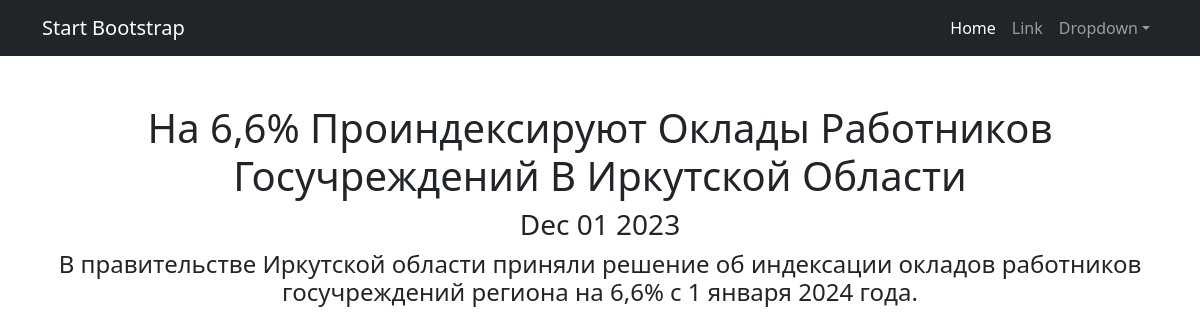
Screenshot of /news/2/ with the database file from the repository.
### news_portal/models.py (models this page shows, shortened)
class Post(models.Model):
    news = "NS"
    article = "AC"
    TYPE = [
        (news, 'News'),
        (article, 'Article')
    ]
    author = models.ForeignKey("Author", on_delete=models.CASCADE)
    type = models.CharField(max_length=2, choices=TYPE, default=news)
    post_time_in = models.DateTimeField(auto_now_add=True)
    category = models.ManyToManyField("Category", through="PostCategory")
    title = models.CharField(max_length=255)
    post_text = models.TextField()
    post_rating = models.FloatField(default=0.0)
    def __str__(self):
        return f'{self.title.title()}'

### news_portal/views.py (the view)
# urls.py: path('<int:pk>/', (NewsDetail.as_view()), name='news_detail'),
class NewsDetail(DetailView):
    model = Post
    template_name = "post.html"
    context_object_name = 'post'
    def get_object(self, *args, **kwargs):
        obj = cache.get(f'news-{self.kwargs["pk"]}', None)
        if not obj:
            obj = super().get_object(queryset=self.queryset)
            cache.set(f'news-{self.kwargs["pk"]}', obj)
        return obj

### news_portal/templatetags/news_filters.py (called while the page is built)
@register.filter()
def cenzor(value):
    mat = ['редиска', 'баран', 'козел', 'дурак']
    word = ''
    text = value.split()
    for i in range(len(text)):
        for j in mat:
            if j in text[i].lower():
                for c in (text[i]):
                    word += '*' if c.isalpha() else c
                    text[i] = text[i][0] + word
    return ' '.join(text)

### templates/post.html (shortened to what this page needs)
{% extends 'flatpages/default.html' %}
{% load news_filters %}
{% load cache %}
{% cache 20 post %}
    {% block content %}
        <h1>{{ post }}</h1>
        <h3>{{ post.post_time_in | date:'M d Y' }}</h3>
        <h4>{{ post.post_text | cenzor }}</h4>
    {% endblock content %}
{% endcache %}

### rows the page displays
Post: title "На 6,6% Проиндексируют Оклады Работников Госучреждений В Иркутской Области", post_time_in "Dec 01 2023", post_text|cenzor "В правительстве Иркутской области приняли решение об индексации окладов работников госучреждений региона на 6,6% с 1 января 2024 года."
